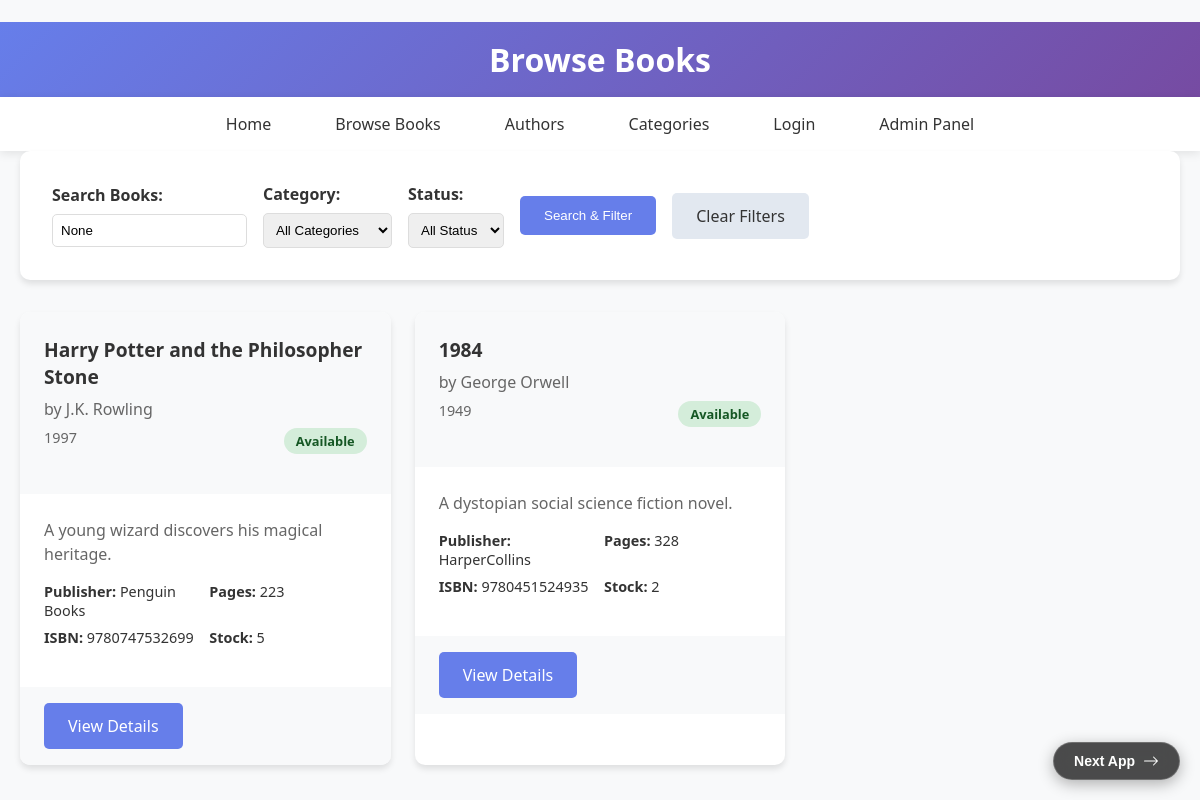
Page /q15/books/ on the committed database.
### q15/models.py (models this page shows, shortened)
class Book(models.Model):
    STATUS_CHOICES = [
        ('available', 'Available'),
        ('borrowed', 'Borrowed'),
        ('reserved', 'Reserved'),
        ('maintenance', 'Under Maintenance'),
    ]
    title = models.CharField(max_length=200)
    authors = models.ManyToManyField(Author, related_name='books')
    publisher = models.ForeignKey(Publisher, on_delete=models.SET_NULL, null=True, blank=True)
    categories = models.ManyToManyField(Category, related_name='books')
    isbn = models.CharField(max_length=13, unique=True, blank=True)
    publication_date = models.DateField()
    pages = models.PositiveIntegerField()
    price = models.DecimalField(max_digits=10, decimal_places=2)
    description = models.TextField(blank=True)
    cover_image = models.ImageField(upload_to='book_covers/', blank=True, null=True)
    status = models.CharField(max_length=20, choices=STATUS_CHOICES, default='available')
    stock_quantity = models.PositiveIntegerField(default=1)
    created_at = models.DateTimeField(auto_now_add=True)
    updated_at = models.DateTimeField(auto_now=True)
    class Meta:
        ordering = ['-publication_date']

class Author(models.Model):
    first_name = models.CharField(max_length=100)
    last_name = models.CharField(max_length=100)
    email = models.EmailField(unique=True)
    bio = models.TextField(blank=True)
    birth_date = models.DateField(null=True, blank=True)
    is_active = models.BooleanField(default=True)
    created_at = models.DateTimeField(auto_now_add=True)
    def __str__(self):
        return f"{self.first_name} {self.last_name}"
    class Meta:
        ordering = ['last_name', 'first_name']

class Publisher(models.Model):
    name = models.CharField(max_length=200, unique=True)
    address = models.TextField(blank=True)
    website = models.URLField(blank=True)
    contact_email = models.EmailField(blank=True)

### q15/views.py (the view, shortened to what this page needs)
# urls.py: path("books/", views.books_list, name="books_list"),
def books_list(request):
    category_id = request.GET.get('category')
    status = request.GET.get('status')
    search = request.GET.get('search')
    books = Book.objects.select_related('publisher').prefetch_related('authors', 'categories')
    if category_id:
        books = books.filter(categories__id=category_id)
    if status:
        books = books.filter(status=status)
    categories = Category.objects.all()
    context = {
        'books': books,
        'categories': categories,
        'selected_category': category_id,
        'selected_status': status,
        'search_query': search,
    }
    return render(request, "books_list.html", context)

### q15/templates/books_list.html (shortened to what this page needs)
﻿<!DOCTYPE html>
<html lang='en'>
<head>
</head>
<body>
<a href="/q19/" style="position: fixed; bottom: 20px; right: 20px; z-index: 9999; text-decoration: none; padding: 10px 20px; background: rgba(0, 0, 0, 0.7); backdrop-filter: blur(10px); -webkit-backdrop-filter: blur(10px); border: 1px solid rgba(255,255,255,0.2); border-radius: 30px; color: #fff; font-family: sans-serif; font-weight: 600; font-size: 14px; box-shadow: 0 4px 15px rgba(0,0,0,0.3); transition: all 0.3s ease; display: flex; align-items: center; gap: 8px;">
    Next App
    <svg xmlns="http://www.w3.org/2000/svg" width="16" height="16" fill="currentColor" viewBox="0 0 16 16"><path fill-rule="evenodd" d="M1 8a.5.5 1 0 1 .5-.5h11.793l-3.147-3.146a.5.5 0 0 1 .708-.708l4 4a.5.5 0 0 1 0 .708l-4 4a.5.5 0 0 1-.708-.708L13.293 8.5H1.5A.5.5 0 0 1 1 8z"/></svg>
</a>
  <div class='header'>
    <div class='container'>
      <h1> Browse Books</h1>
    </div>
  </div>
  <nav class='nav'>
    <div class='container'>
      <ul class='nav-links'>
        <li><a href='/q15/'>Home</a></li>
        <li><a href='/q15/books/'>Browse Books</a></li>
        <li><a href='/q15/authors/'>Authors</a></li>
        <li><a href='/q15/categories/'>Categories</a></li>
        {% if user.is_authenticated %}
          <li><a href='/q15/my-loans/'>My Loans</a></li>
          <li><a href='/accounts/logout/'>Logout ({{ user.username }})</a></li>
        {% else %}
          <li><a href='/accounts/login/'>Login</a></li>
        {% endif %}
        <li><a href='/admin/' target='_blank'>Admin Panel</a></li>
      </ul>
    </div>
  </nav>
  <div class='container'>
    <div class='filters'>
      <form method='get' class='filter-form'>
        <div class='filter-group'>
          <label for='search'>Search Books:</label>
          <input type='text' id='search' name='search' value='{{ search_query }}' placeholder='Title, author, or ISBN...'>
        </div>
        <div class='filter-group'>
          <label for='category'>Category:</label>
          <select id='category' name='category'>
            <option value=''>All Categories</option>
          </select>
        </div>
        <div class='filter-group'>
          <label for='status'>Status:</label>
          <select id='status' name='status'>
            <option value=''>All Status</option>
          </select>
        </div>
        <button type='submit' class='btn'>Search & Filter</button>
        <a href='/q15/books/' class='btn btn-secondary'>Clear Filters</a>
      </form>
    </div>
    {% if books %}
    <div class='books-grid'>
      {% for book in books %}
      <div class='book-card'>
        <div class='book-header'>
          <div class='book-title'>{{ book.title }}</div>
          <div class='book-author'>by {{ book.authors.all|join:', ' }}</div>
          <div class='book-meta'>
            <span>{{ book.publication_date|date:'Y' }}</span>
            <span class='book-status status-{{ book.status }}'>{{ book.get_status_display }}</span>
          </div>
        </div>
        <div class='book-content'>
          {% if book.description %}
          <div class='book-description'>{{ book.description|truncatechars:150 }}</div>
          {% endif %}
          <div class='book-details'>
            <div><strong>Publisher:</strong> {{ book.publisher.name|default:'N/A' }}</div>
            <div><strong>Pages:</strong> {{ book.pages }}</div>
            <div><strong>ISBN:</strong> {{ book.isbn|default:'N/A' }}</div>
            <div><strong>Stock:</strong> {{ book.stock_quantity }}</div>
          </div>
        </div>
        <div class='book-actions'>
          <a href='/q15/books/{{ book.id }}/' class='btn'>View Details</a>
        </div>
      </div>
      {% endfor %}
    </div>
    {% else %}
    <div class='no-books'>
      <h2>No books found</h2>
      <p>Try adjusting your search criteria or browse all books.</p>
      <a href='/q15/books/' class='btn'>Show All Books</a>
    </div>
    {% endif %}
  </div>
</body>
</html>

### q15/templates/books_list.html (style rules this page uses)
* { margin: 0; padding: 0; box-sizing: border-box; }
body { font-family: 'Segoe UI', Tahoma, Geneva, Verdana, sans-serif; background: #f8f9fa; color: #333; }
.header { background: linear-gradient(135deg, #667eea 0%, #764ba2 100%); color: white; padding: 1rem 0; text-align: center; }
.nav { background: white; box-shadow: 0 2px 10px rgba(0,0,0,0.1); padding: 1rem 0; }
.nav-links { display: flex; justify-content: center; gap: 2rem; list-style: none; }
.nav-links a { text-decoration: none; color: #333; font-weight: 500; padding: 0.5rem 1rem; border-radius: 5px; transition: all 0.3s; }
.container { max-width: 1200px; margin: 0 auto; padding: 0 20px; }
.filters { background: white; padding: 2rem; border-radius: 10px; box-shadow: 0 4px 6px rgba(0,0,0,0.1); margin-bottom: 2rem; }
.filter-form { display: flex; flex-wrap: wrap; gap: 1rem; align-items: center; }
.filter-group { display: flex; flex-direction: column; }
.filter-group label { font-weight: bold; margin-bottom: 0.5rem; }
.filter-group select, .filter-group input { padding: 0.5rem; border: 1px solid #ddd; border-radius: 5px; }
.btn { background: #667eea; color: white; padding: 0.75rem 1.5rem; border: none; border-radius: 5px; cursor: pointer; text-decoration: none; display: inline-block; transition: background 0.3s; }
.btn-secondary { background: #e2e8f0; color: #333; }
.books-grid { display: grid; grid-template-columns: repeat(auto-fill, minmax(300px, 1fr)); gap: 1.5rem; }
.book-card { background: white; border-radius: 10px; box-shadow: 0 4px 6px rgba(0,0,0,0.1); overflow: hidden; transition: transform 0.3s; }
.book-header { padding: 1.5rem; background: #f8f9fa; }
.book-title { font-size: 1.2rem; font-weight: bold; margin-bottom: 0.5rem; color: #333; }
.book-author { color: #666; margin-bottom: 0.5rem; }
.book-meta { display: flex; justify-content: space-between; font-size: 0.9rem; color: #666; margin-bottom: 1rem; }
.book-status { display: inline-block; padding: 0.25rem 0.75rem; border-radius: 20px; font-size: 0.8rem; font-weight: bold; }
.status-available { background: #d4edda; color: #155724; }
.book-content { padding: 1.5rem; }
.book-description { color: #666; margin-bottom: 1rem; line-height: 1.5; }
.book-details { display: grid; grid-template-columns: 1fr 1fr; gap: 0.5rem; font-size: 0.9rem; margin-bottom: 1rem; }
.book-actions { padding: 1rem 1.5rem; background: #f8f9fa; }

### rows in the picture
Book: title "Harry Potter and the Philosopher Stone", authors.all "J.K. Rowling", publication_date "1997", status "Available", description "A young wizard discovers his magical heritage.", publisher.name "Penguin Books", pages "223", isbn "9780747532699", stock_quantity "5"
Book: title "1984", authors.all "George Orwell", publication_date "1949", status "Available", description "A dystopian social science fiction novel.", publisher.name "HarperCollins", pages "328", isbn "9780451524935", stock_quantity "2"
